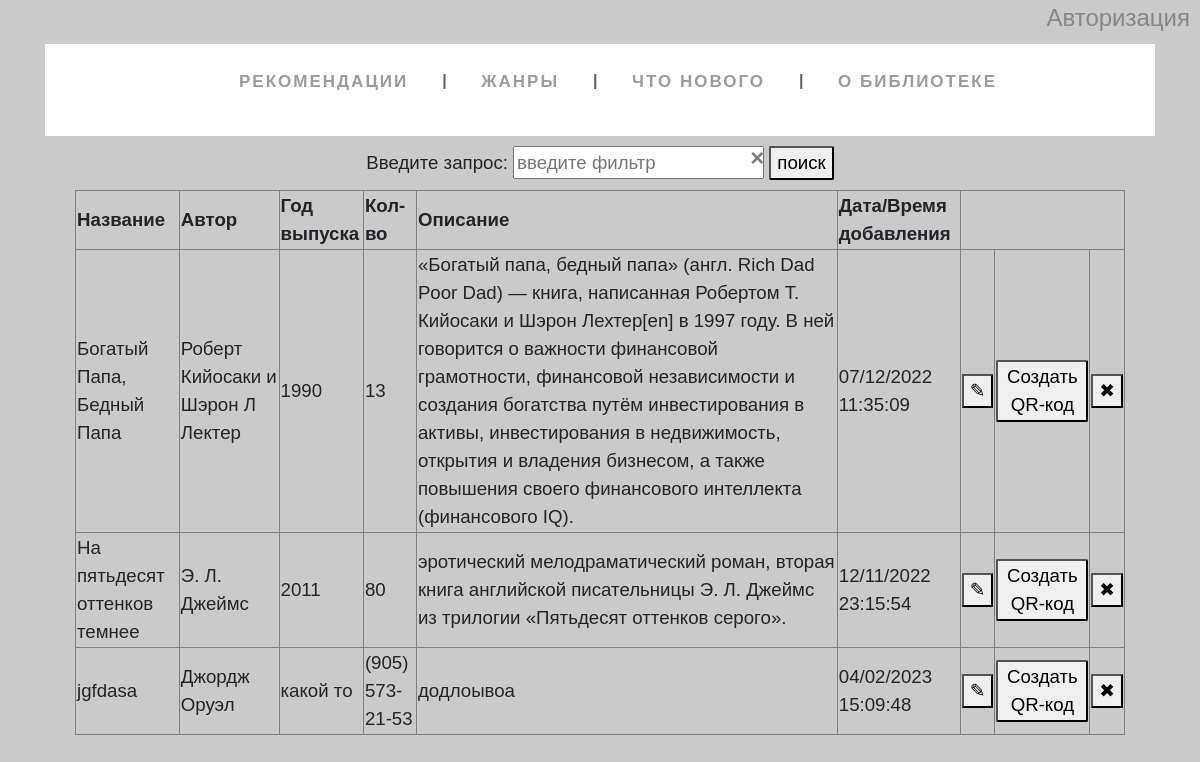
The page /booklist on the database as committed earlier.
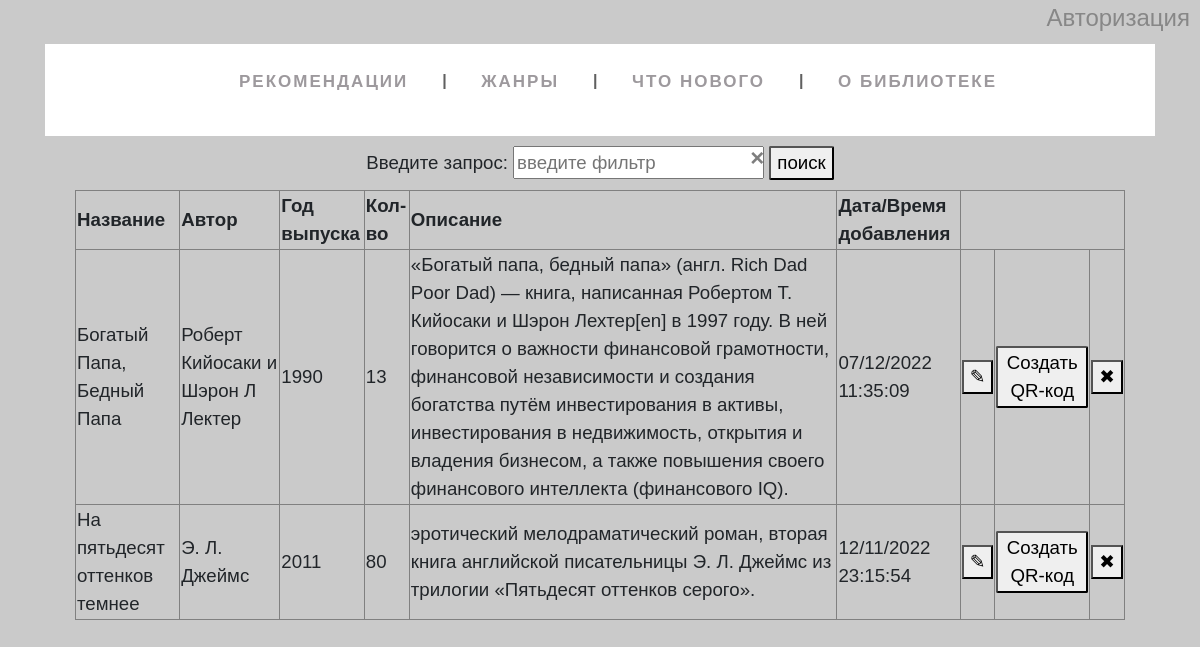
The same page on the database as committed later.
### tables this page shows
CREATE TABLE mainmenu (
id integer PRIMARY KEY AUTOINCREMENT,
title next NOT NULL,
url text NOT NULL
);

CREATE TABLE "books" (
	"id"	integer,
	"btitle"	TEXT NOT NULL,
	"author"	TEXT NOT NULL,
	"year"	INTEGER NOT NULL,
	"number"	INTEGER NOT NULL,
	"descript"	TEXT NOT NULL,
	"dt_string"	TEXT NOT NULL,
	"book_picture"	TEXT,
	PRIMARY KEY("id" AUTOINCREMENT)
);

### flsite.py (the view, shortened to what this page needs)
@app.route('/booklist', methods=["POST", "GET"])
def booklist():
    db = get_db()
    dbase = FDataBase(db)
    post_req = request.args.get('qr')
    print(post_req)
    if request.method == 'POST' and 'id' in request.form:
        print(request.form)
        del_id = request.form['id']
        dbase.delete_book_function(del_id)  # Функция удаления #
    elif request.method == 'GET' and post_req != None:
        print(request.form)
        link = dbase.QR_maker(post_req)
        print('Качнём:', link)
        return render_template('booklist.html', menu=dbase.getMenu(),
            restrictions=dbase.booklist_function(), link=link, qr=int(post_req))
    print('Ничего')
    return render_template('booklist.html', menu=dbase.getMenu(), restrictions=dbase.booklist_function())

### FDataBase.py (called while the page is built)
    def getMenu(self):
        sql = '''SELECT * FROM mainmenu'''
        try:
            self.__cur.execute(sql)
            res = self.__cur.fetchall()
            if res:
                return res
        except:
            print('Ошибка чтения БД (menu)')
        return []

    def booklist_function(self):
        try:
            self.__cur.execute("""SELECT * FROM books""")
            results = self.__cur.fetchall()
            if results:
                return results
        except:
            print('Ошибка чтения БД (books)')
        return ['Пустота']

### flsite.py (called while the page is built)
def connect_db():
    conn = sqlite3.connect(app.config['DATABASE'])
    conn.row_factory = sqlite3.Row
    return conn

def get_db():
    if not hasattr(g, 'link_dv'):
        g.link_db = connect_db()
    return g.link_db

@app.teardown_appcontext
def closed_db(error):
    if hasattr(g, 'link_db'):
        g.link_db.close()

### templates/booklist.html (shortened to what this page needs)
{% extends 'base.html' %}
{% block content %}
{{ super() }}
<form action="/booklist" method="post">
    <div class="search">
        Введите запрос:
        <x-field>
            <input name="search_btn" placeholder="введите фильтр" type="text" id = "search">
            <span class="close" onclick="this.previousElementSibling.value = ''">
            &times;
            </span>
        </x-field>
        <button class='btn-search' type="submit">поиск</button>
    </div>
</form>
<table border="1px">
    <tr class="header">
        <td>Название</td>
        <td>Автор</td>
        <td>Год выпуска</td>
        <td>Кол-во</td>
        <td>Описание</td>
        <td>Дата/Время добавления</td>
    </tr>
{% for row in restrictions %}
    <tr>
        <td>{{row["btitle"]}}</td>
        <td>{{row["author"]}}</td>
        <td>{{row["year"]}}</td>
        <td>{{row["number"]}}</td>
        <td>{{row["descript"]}}</td>
        <td>{{row["dt_string"]}}</td>
        <td>
            <form action="/book_card" method="GET">
                <button class="btn-edit" name="edit" value='{{row["id"]}}'>✎</button>
            </form>
        </td>
        <td>
            {% if row["id"] == qr %}
            <a href="{{link}}" download="">
                <button class='QR'name="qr" value='{{row["id"]}}'>Скачать QR-код</button>
            </a>
            {% else %}
            <a href="/booklist?qr={{row['id']}}">
                <button class='QR' name="qr" value='{{row["id"]}}'>Создать QR-код</button>
            </a>
            {% endif %}
        </td>
        <td>
            <div class="popup" onclick="myFunction('{{row[0]}}')"><button>✖</button>
            </div>
        </td>
    </tr>
{% endfor %}
</table>
{% endblock %}

### templates/base.html (shortened to what this page needs)
<!DOCTYPE html>
<html lang="ru">
<head>
    <link rel="stylesheet" href="https://maxcdn.bootstrapcdn.com/bootstrap/4.0.0/css/bootstrap.min.css">
    <link rel="stylesheet" href ="{{ url_for('static', filename='styles.css' )}}" type="text/css" >
</head>
<body>
    <div class="login"><a href="auth">Авторизация</a></div>
    <div class="wrapper">
        {% block content -%}
        <header class="header">
            <div class="container">
                <div class="header_body">
                    <nav class="header_menu">
                            {%- block menu_main -%}
                        <ul class="header_list" >
                            {% for m in menu %}
                            <li><a href="{{m.url}}" class="header_link">{{m.title}}</a></li>
                            {% endfor %}
                        </ul>
                            {% endblock menu_main -%}
                    </nav>
                </div>
            </div>
        </header>
    </div>
    <div class="content">
        <div class="container">
                {% endblock -%}
        </div>
    </div>
</body>
</html>

Rows that differ between the two databases and show on the page:
removed books: btitle "jgfdasa", author "Джордж Оруэл", year "какой то", number "(905) 573-21-53", descript "додлоывоа", dt_string "04/02/2023 15:09:48", {{ row["id"] }} 15 (drawn)
